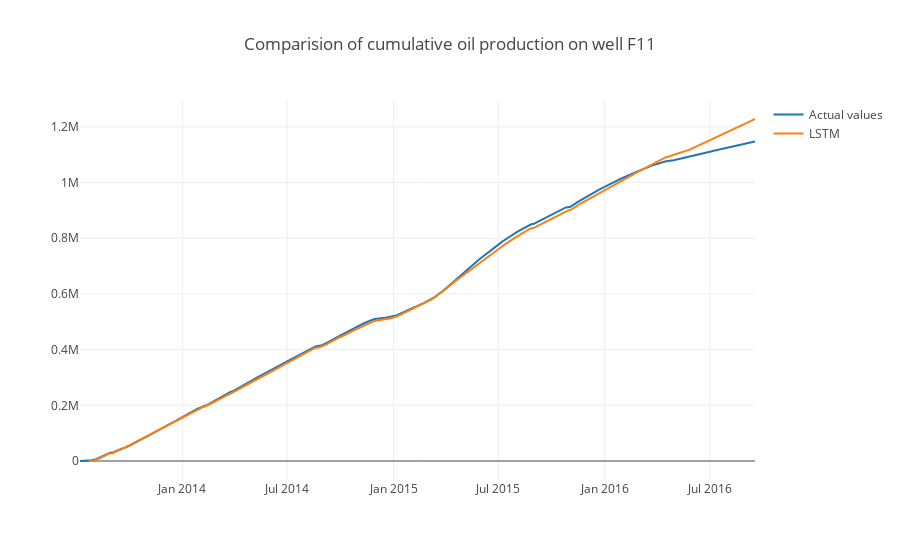

Here is the notebook cell this chart was saved with:
### Code cell
cum1, cum2 = cum(df2)
trace = go.Scatter(x = df2.Date1,
                  y = cum1,
                  name = 'Actual values')
trace1 = go.Scatter(x = df2.DATEPRD,
                   y = cum2,
                   name = "LSTM")
data = [trace, trace1]
layout = go.Layout(title = "Comparision of cumulative oil production on well F11")
fig = go.Figure(data = data, layout = layout)
py.iplot(fig)

### Figure 1 — Plotly figure (JSON) as saved in the notebook; plotly's stock layout.template omitted (floating-point values rounded to 4 significant figures; data arrays with more than 128 entries replaced by an {"elided": "..."} marker saying what was removed)
{"data": [{"name": "Actual values", "type": "scatter", "uid": "c02f6973-cad8-4728-a0b2-a2b84f7cd048", "x": {"elided": "1165 str values"}, "y": {"elided": "1165 float values"}}, {"name": "LSTM", "type": "scatter", "uid": "c49627d8-7d3f-493a-968b-1a7f0249b6f2", "x": {"elided": "1165 str values"}, "y": {"elided": "1165 float values"}}], "layout": {"title": {"text": "Comparision of cumulative oil production on well F11"}}}
